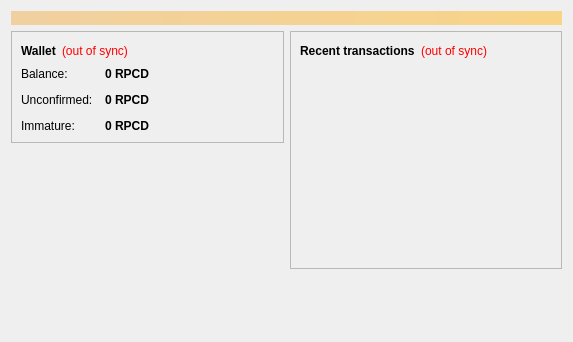
<?xml version="1.0" encoding="UTF-8"?>
<ui version="4.0">
 <class>OverviewPage</class>
 <widget class="QWidget" name="OverviewPage">
  <property name="geometry">
   <rect>
    <x>0</x>
    <y>0</y>
    <width>573</width>
    <height>342</height>
   </rect>
  </property>
  <property name="windowTitle">
   <string>Form</string>
  </property>
  <layout class="QVBoxLayout" name="topLayout">
   <item>
    <widget class="QLabel" name="labelAlerts">
     <property name="visible">
      <bool>false</bool>
     </property>
     <property name="styleSheet">
      <string notr="true">background-color: qlineargradient(x1: 0, y1: 0, x2: 1, y2: 0, stop:0 #F0D0A0, stop:1 #F8D488); color:#000000;</string>
     </property>
     <property name="wordWrap">
      <bool>true</bool>
     </property>
     <property name="margin">
      <number>3</number>
     </property>
    </widget>
   </item>
   <item>
    <layout class="QHBoxLayout" name="horizontalLayout" stretch="1,1">
     <item>
      <layout class="QVBoxLayout" name="verticalLayout_2">
       <item>
        <widget class="QFrame" name="frame">
         <property name="frameShape">
          <enum>QFrame::StyledPanel</enum>
         </property>
         <property name="frameShadow">
          <enum>QFrame::Raised</enum>
         </property>
         <layout class="QVBoxLayout" name="verticalLayout_4">
          <item>
           <layout class="QHBoxLayout" name="horizontalLayout_4">
            <item>
             <widget class="QLabel" name="label_5">
              <property name="font">
               <font>
                <weight>75</weight>
                <bold>true</bold>
               </font>
              </property>
              <property name="text">
               <string>Wallet</string>
              </property>
             </widget>
            </item>
            <item>
             <widget class="QLabel" name="labelWalletStatus">
              <property name="toolTip">
               <string>The displayed information may be out of date. Your wallet automatically synchronizes with the RepublicCredits network after a connection is established, but this process has not completed yet.</string>
              </property>
              <property name="styleSheet">
               <string notr="true">QLabel { color: red; }</string>
              </property>
              <property name="text">
               <string notr="true">(out of sync)</string>
              </property>
              <property name="alignment">
               <set>Qt::AlignLeading|Qt::AlignLeft|Qt::AlignVCenter</set>
              </property>
             </widget>
            </item>
            <item>
             <spacer name="horizontalSpacer_2">
              <property name="orientation">
               <enum>Qt::Horizontal</enum>
              </property>
              <property name="sizeHint" stdset="0">
               <size>
                <width>40</width>
                <height>20</height>
               </size>
              </property>
             </spacer>
            </item>
           </layout>
          </item>
          <item>
           <layout class="QFormLayout" name="formLayout_2">
            <property name="fieldGrowthPolicy">
             <enum>QFormLayout::AllNonFixedFieldsGrow</enum>
            </property>
            <property name="horizontalSpacing">
             <number>12</number>
            </property>
            <property name="verticalSpacing">
             <number>12</number>
            </property>
            <item row="0" column="0">
             <widget class="QLabel" name="label">
              <property name="text">
               <string>Balance:</string>
              </property>
             </widget>
            </item>
            <item row="0" column="1">
             <widget class="QLabel" name="labelBalance">
              <property name="font">
               <font>
                <weight>75</weight>
                <bold>true</bold>
               </font>
              </property>
              <property name="cursor">
               <cursorShape>IBeamCursor</cursorShape>
              </property>
              <property name="toolTip">
               <string>Your current balance</string>
              </property>
              <property name="text">
               <string notr="true">0 RPCD</string>
              </property>
              <property name="textInteractionFlags">
               <set>Qt::LinksAccessibleByMouse|Qt::TextSelectableByKeyboard|Qt::TextSelectableByMouse</set>
              </property>
             </widget>
            </item>
            <item row="1" column="0">
             <widget class="QLabel" name="label_3">
              <property name="text">
               <string>Unconfirmed:</string>
              </property>
             </widget>
            </item>
            <item row="1" column="1">
             <widget class="QLabel" name="labelUnconfirmed">
              <property name="font">
               <font>
                <weight>75</weight>
                <bold>true</bold>
               </font>
              </property>
              <property name="cursor">
               <cursorShape>IBeamCursor</cursorShape>
              </property>
              <property name="toolTip">
               <string>Total of transactions that have yet to be confirmed, and do not yet count toward the current balance</string>
              </property>
              <property name="text">
               <string notr="true">0 RPCD</string>
              </property>
              <property name="textInteractionFlags">
               <set>Qt::LinksAccessibleByMouse|Qt::TextSelectableByKeyboard|Qt::TextSelectableByMouse</set>
              </property>
             </widget>
            </item>
            <item row="2" column="0">
             <widget class="QLabel" name="labelImmatureText">
              <property name="text">
               <string>Immature:</string>
              </property>
             </widget>
            </item>
            <item row="2" column="1">
             <widget class="QLabel" name="labelImmature">
              <property name="font">
               <font>
                <weight>75</weight>
                <bold>true</bold>
               </font>
              </property>
              <property name="toolTip">
               <string>Mined balance that has not yet matured</string>
              </property>
              <property name="text">
               <string notr="true">0 RPCD</string>
              </property>
              <property name="textInteractionFlags">
               <set>Qt::LinksAccessibleByMouse|Qt::TextSelectableByKeyboard|Qt::TextSelectableByMouse</set>
              </property>
             </widget>
            </item>
           </layout>
          </item>
         </layout>
        </widget>
       </item>
       <item>
        <spacer name="verticalSpacer">
         <property name="orientation">
          <enum>Qt::Vertical</enum>
         </property>
         <property name="sizeHint" stdset="0">
          <size>
           <width>20</width>
           <height>40</height>
          </size>
         </property>
        </spacer>
       </item>
      </layout>
     </item>
     <item>
      <layout class="QVBoxLayout" name="verticalLayout_3">
       <item>
        <widget class="QFrame" name="frame_2">
         <property name="frameShape">
          <enum>QFrame::StyledPanel</enum>
         </property>
         <property name="frameShadow">
          <enum>QFrame::Raised</enum>
         </property>
         <layout class="QVBoxLayout" name="verticalLayout">
          <item>
           <layout class="QHBoxLayout" name="horizontalLayout_2">
            <item>
             <widget class="QLabel" name="label_4">
              <property name="text">
               <string>&lt;b&gt;Recent transactions&lt;/b&gt;</string>
              </property>
             </widget>
            </item>
            <item>
             <widget class="QLabel" name="labelTransactionsStatus">
              <property name="toolTip">
               <string>The displayed information may be out of date. Your wallet automatically synchronizes with the RepublicCredits network after a connection is established, but this process has not completed yet.</string>
              </property>
              <property name="styleSheet">
               <string notr="true">QLabel { color: red; }</string>
              </property>
              <property name="text">
               <string notr="true">(out of sync)</string>
              </property>
              <property name="alignment">
               <set>Qt::AlignRight|Qt::AlignTrailing|Qt::AlignVCenter</set>
              </property>
             </widget>
            </item>
            <item>
             <spacer name="horizontalSpacer">
              <property name="orientation">
               <enum>Qt::Horizontal</enum>
              </property>
              <property name="sizeHint" stdset="0">
               <size>
                <width>40</width>
                <height>20</height>
               </size>
              </property>
             </spacer>
            </item>
           </layout>
          </item>
          <item>
           <widget class="QListView" name="listTransactions">
            <property name="styleSheet">
             <string notr="true">QListView { background: transparent; }</string>
            </property>
            <property name="frameShape">
             <enum>QFrame::NoFrame</enum>
            </property>
            <property name="verticalScrollBarPolicy">
             <enum>Qt::ScrollBarAlwaysOff</enum>
            </property>
            <property name="horizontalScrollBarPolicy">
             <enum>Qt::ScrollBarAlwaysOff</enum>
            </property>
            <property name="selectionMode">
             <enum>QAbstractItemView::NoSelection</enum>
            </property>
           </widget>
          </item>
         </layout>
        </widget>
       </item>
       <item>
        <spacer name="verticalSpacer_2">
         <property name="orientation">
          <enum>Qt::Vertical</enum>
         </property>
         <property name="sizeHint" stdset="0">
          <size>
           <width>20</width>
           <height>40</height>
          </size>
         </property>
        </spacer>
       </item>
      </layout>
     </item>
    </layout>
   </item>
  </layout>
 </widget>
 <resources/>
 <connections/>
</ui>
